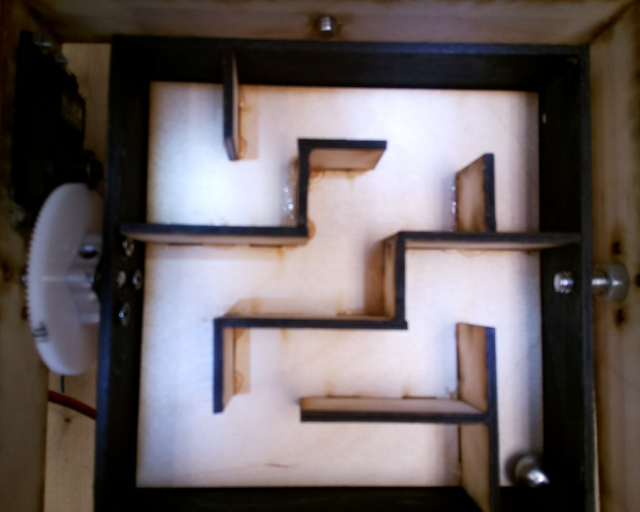
#> input picture maze_v2.jpg, 1280 x 1024 px (shown at 1/2 size)
$ python path-finder.py
#> lines starting #> are read from the running program, lines starting #| are printed output that depends on the picture; after the words box and inside, x2 and y2 are one past the last pixel; in counts of white or black regions, pixels touching at a corner belong together
#> further down, pic is the input picture: shape (1024, 1280, 3); mean B, G, R 97, 96.4, 105.6
# import libraries
from collections import deque
import cv2
import numpy as np
import sys


# Check if the given index is a valid place to explore (inside the boundaries, and not a wall)
# Takes in the image, and index for row and column
# Returns True or False based if the pixel is valid or not
# [21 lines left out: function valid_move, not called in this run]


# Node class, initiate its variables.
# row and col are the index location in maze prev is the previous node
class Node:
    # [55 lines left out: functions __init__, shortest_path, not called in this run]


# Function to resize the image
# Takes the image to be resized and by how much (what percent of original)
# returns a pointer the the resized image
def resize(img, per):
#> called with per = 30
    scale_percent = per  # percent of original size
    width = int(img.shape[1] * scale_percent / 100)
#> width = 384
    height = int(img.shape[0] * scale_percent / 100)
#> height = 307
    dim = (width, height)
#> dim = (384, 307)

    # resize image
    resized = cv2.resize(img, dim, interpolation=cv2.INTER_AREA)
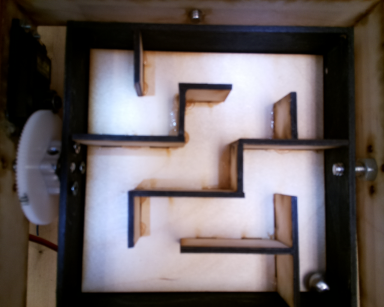
#> resized: shape (307, 384, 3); mean B, G, R 97, 96.4, 105.6

    return resized


# Recolor the image to white and black to make the pixel value more contrast
# Takes the image
# Returns the color imaged
# [89 lines left out: functions recolor_img, color_path, check_valid_pts, take_pic, main, not called in this run]


# *******************************************************************************
# name = take_pic()

# ** Remove the below line when the pi camera is connect! **
# name = 'maze.jpg'
name = 'maze_v2.jpg'

# loads the image
pic = cv2.imread(name)

# the percent of the original image. If changed, all the points (start and end) should be modified
resize_percent = 30

# resize it to X (resize_per) percent
img_resized = resize(pic, resize_percent)

# # define the starting and ending points, the values are the pixel location in the maze
# # Point A (60,80)
# pt_a_row = 60
# pt_a_col = 80
#
# # Point B (120,285)
# pt_b_row = 120
# pt_b_col = 285
#
# # Point C (260, 290)
# pt_c_row = 260
# pt_c_col = 290
#
# # Point D (270, 230)
# pt_d_row = 270
# pt_d_col = 230


# define the starting and ending points, the values are the pixel location in the maze
# Point A (60,80)
pt_a_row = 70
pt_a_col = 100

# Point B (120,285)
pt_b_row = 120
pt_b_col = 305

# Point C (260, 290)
pt_c_row = 250
pt_c_col = 305

# Point D (270, 230)
pt_d_row = 270
pt_d_col = 260


# copy of the image
img_copy = img_resized.copy()

# color the start and end options
img_copy[pt_a_row:pt_a_row + 5, pt_a_col:pt_a_col + 5, :] = (255, 0, 0)
#> img_copy: shape (307, 384, 3); 0.02% of pixels changed, all inside (x1, y1, x2, y2) = (100, 70, 105, 75)
img_copy[pt_b_row:pt_b_row + 5, pt_b_col:pt_b_col + 5, :] = (255, 0, 0)
#> img_copy: shape (307, 384, 3); mean B, G, R 97, 96.4, 105.5
img_copy[pt_c_row:pt_c_row + 5, pt_c_col:pt_c_col + 5, :] = (255, 0, 0)
#> img_copy: shape (307, 384, 3); mean B, G, R 97, 96.3, 105.4
img_copy[pt_d_row:pt_d_row + 5, pt_d_col:pt_d_col + 5, :] = (255, 0, 0)
#> img_copy: shape (307, 384, 3); mean B, G, R 97.1, 96.3, 105.4


# Show the user the options, and ask to choose a start and end point
# writing text on the image
font = cv2.FONT_HERSHEY_SIMPLEX
font_scale = 1
font_color = (0, 0, 255)
line_type = 2

# for 'A'
location_of_a = (pt_a_col, pt_a_row)
cv2.putText(img_copy, 'A', location_of_a, font, font_scale, font_color)
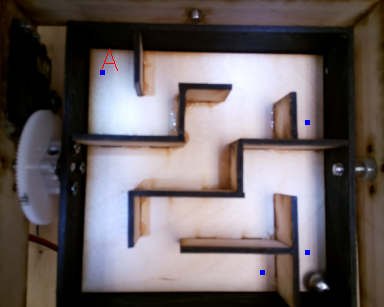
#> img_copy: shape (307, 384, 3); mean B, G, R 97, 96.3, 105.5

# for 'B'
location_of_b = (pt_b_col, pt_b_row)
cv2.putText(img_copy, 'B', location_of_b, font, font_scale, font_color)
#> img_copy: shape (307, 384, 3); 0.06% of pixels changed, all inside (x1, y1, x2, y2) = (309, 99, 324, 121)

# for 'C'
location_of_c = (pt_c_col, pt_c_row)
cv2.putText(img_copy, 'C', location_of_c, font, font_scale, font_color)
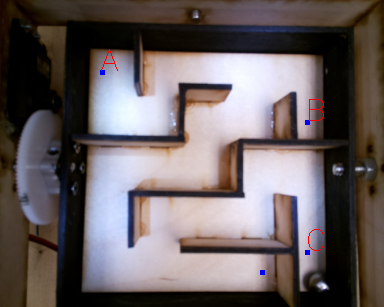
#> img_copy: shape (307, 384, 3); mean B, G, R 96.9, 96.1, 105.6

# for 'D'
location_of_d = (pt_d_col, pt_d_row)
cv2.putText(img_copy, 'D', location_of_d, font, font_scale, font_color)
#> img_copy: shape (307, 384, 3); 0.05% of pixels changed, all inside (x1, y1, x2, y2) = (264, 249, 279, 271)

print("Please choose starting and ending points, then close the window, and write you decision")

# show resized image and ask where they what to start and end
cv2.imshow("Maze-Image", img_copy)
# wait to close the window
cv2.waitKey(0)
cv2.destroyAllWindows()

print("What is your desire START point?")
start = input()
start = start.lower()
print("What is your desire END point?")
end = input()

start_row = 0
start_col = 0
end_row = 0
end_col = 0
valid_start = True
valid_end = True

# check what start and end point the user gave
if start == 'a':
    start_row = pt_a_row
    start_col = pt_a_col
elif start == 'b':
    start_row = pt_b_row
    start_col = pt_b_col
elif start == 'c':
    start_row = pt_c_row
    start_col = pt_c_col
elif start == 'd':
    start_row = pt_d_row
    start_col = pt_d_col
else:
    valid_start = False


if end == 'a':
    end_row = pt_a_row
    end_col = pt_a_col
elif end == 'b':
    end_row = pt_b_row
    end_col = pt_b_col
elif end == 'c':
    end_row = pt_c_row
    end_col = pt_c_col
elif end == 'd':
    end_row = pt_d_row
    end_col = pt_d_col
else:
    valid_end = False

if not valid_start or not valid_end:
    print("Invalid inputs were given. Please start 2 different start and end point from the options")
#> (the run stopped early here; a loop or call above may not have finished)

$ run again, with maze.jpg copied over maze_v2.jpg
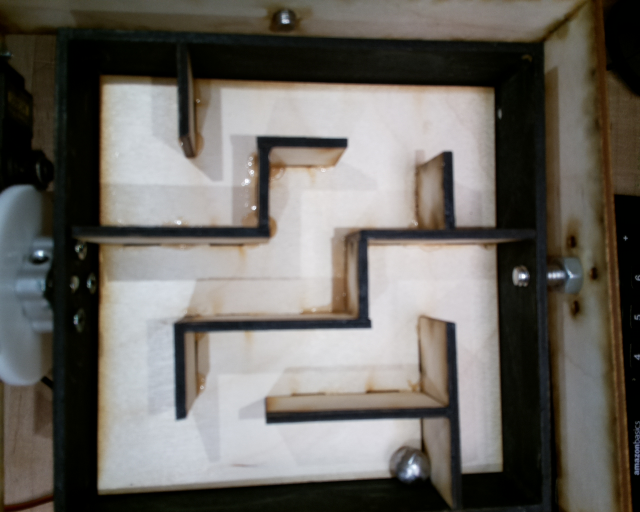
#> input picture maze.jpg, 1280 x 1024 px (shown at 1/2 size)
#> pic is the input picture: shape (1024, 1280, 3); mean B, G, R 98.5, 104, 107.5
#> `cv2.putText(img_copy, 'A', location_of_a, font, font_scale, font_color)`:
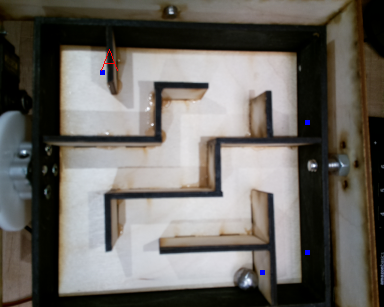
#> img_copy: shape (307, 384, 3); mean B, G, R 98.6, 103.9, 107.5
#> `cv2.putText(img_copy, 'C', location_of_c, font, font_scale, font_color)`:
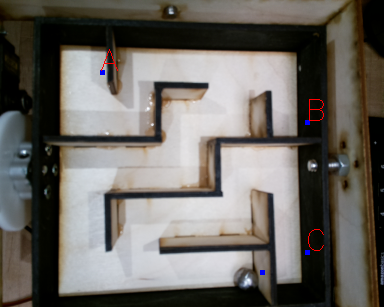
#> img_copy: shape (307, 384, 3); mean B, G, R 98.6, 103.9, 107.7
